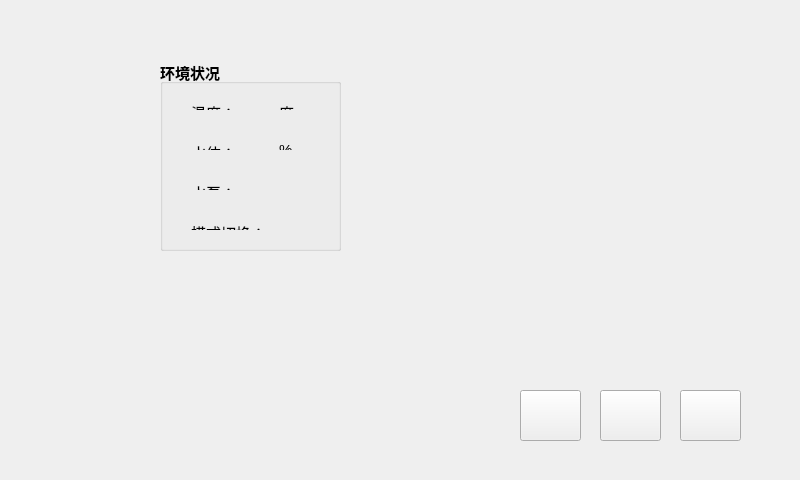
<?xml version="1.0" encoding="UTF-8"?>
<ui version="4.0">
 <class>Widget</class>
 <widget class="QWidget" name="Widget">
  <property name="geometry">
   <rect>
    <x>0</x>
    <y>0</y>
    <width>800</width>
    <height>480</height>
   </rect>
  </property>
  <property name="maximumSize">
   <size>
    <width>800</width>
    <height>480</height>
   </size>
  </property>
  <property name="windowTitle">
   <string>Widget</string>
  </property>
  <widget class="QGroupBox" name="groupBox">
   <property name="geometry">
    <rect>
     <x>160</x>
     <y>60</y>
     <width>181</width>
     <height>191</height>
    </rect>
   </property>
   <property name="font">
    <font>
     <pointsize>11</pointsize>
     <weight>75</weight>
     <bold>true</bold>
    </font>
   </property>
   <property name="title">
    <string>环境状况</string>
   </property>
   <widget class="QWidget" name="layoutWidget">
    <property name="geometry">
     <rect>
      <x>20</x>
      <y>30</y>
      <width>141</width>
      <height>31</height>
     </rect>
    </property>
    <layout class="QHBoxLayout" name="horizontalLayout">
     <item>
      <widget class="QLabel" name="label">
       <property name="text">
        <string>&lt;!DOCTYPE HTML PUBLIC &quot;-//W3C//DTD HTML 4.0//EN&quot; &quot;http://www.w3.org/TR/REC-html40/strict.dtd&quot;&gt;
&lt;html&gt;&lt;head&gt;&lt;meta name=&quot;qrichtext&quot; content=&quot;1&quot; /&gt;&lt;style type=&quot;text/css&quot;&gt;
p, li { white-space: pre-wrap; }
&lt;/style&gt;&lt;/head&gt;&lt;body style=&quot; font-family:'SimSun'; font-size:11pt; font-weight:600; font-style:normal;&quot;&gt;
&lt;p style=&quot; margin-top:0px; margin-bottom:0px; margin-left:0px; margin-right:0px; -qt-block-indent:0; text-indent:0px;&quot;&gt;&lt;span style=&quot; font-family:'宋体'; font-weight:400; color:#000000;&quot;&gt;温度：&lt;/span&gt;&lt;/p&gt;&lt;/body&gt;&lt;/html&gt;</string>
       </property>
      </widget>
     </item>
     <item>
      <widget class="QLabel" name="tempLabel">
       <property name="text">
        <string>&lt;!DOCTYPE HTML PUBLIC &quot;-//W3C//DTD HTML 4.0//EN&quot; &quot;http://www.w3.org/TR/REC-html40/strict.dtd&quot;&gt;
&lt;html&gt;&lt;head&gt;&lt;meta name=&quot;qrichtext&quot; content=&quot;1&quot; /&gt;&lt;style type=&quot;text/css&quot;&gt;
p, li { white-space: pre-wrap; }
&lt;/style&gt;&lt;/head&gt;&lt;body style=&quot; font-family:'SimSun'; font-size:9pt; font-weight:400; font-style:normal;&quot;&gt;
&lt;p style=&quot;-qt-paragraph-type:empty; margin-top:0px; margin-bottom:0px; margin-left:0px; margin-right:0px; -qt-block-indent:0; text-indent:0px; font-family:'宋体';&quot;&gt;&lt;/p&gt;&lt;/body&gt;&lt;/html&gt;</string>
       </property>
      </widget>
     </item>
     <item>
      <widget class="QLabel" name="label_3">
       <property name="text">
        <string>&lt;!DOCTYPE HTML PUBLIC &quot;-//W3C//DTD HTML 4.0//EN&quot; &quot;http://www.w3.org/TR/REC-html40/strict.dtd&quot;&gt;
&lt;html&gt;&lt;head&gt;&lt;meta name=&quot;qrichtext&quot; content=&quot;1&quot; /&gt;&lt;style type=&quot;text/css&quot;&gt;
p, li { white-space: pre-wrap; }
&lt;/style&gt;&lt;/head&gt;&lt;body style=&quot; font-family:'SimSun'; font-size:11pt; font-weight:600; font-style:normal;&quot;&gt;
&lt;p style=&quot; margin-top:0px; margin-bottom:0px; margin-left:0px; margin-right:0px; -qt-block-indent:0; text-indent:0px;&quot;&gt;&lt;span style=&quot; font-family:'宋体'; font-weight:400;&quot;&gt;度&lt;/span&gt;&lt;/p&gt;&lt;/body&gt;&lt;/html&gt;</string>
       </property>
      </widget>
     </item>
    </layout>
   </widget>
   <widget class="QWidget" name="layoutWidget_2">
    <property name="geometry">
     <rect>
      <x>20</x>
      <y>110</y>
      <width>141</width>
      <height>31</height>
     </rect>
    </property>
    <layout class="QHBoxLayout" name="horizontalLayout_3">
     <item>
      <widget class="QLabel" name="label_6">
       <property name="text">
        <string>&lt;!DOCTYPE HTML PUBLIC &quot;-//W3C//DTD HTML 4.0//EN&quot; &quot;http://www.w3.org/TR/REC-html40/strict.dtd&quot;&gt;
&lt;html&gt;&lt;head&gt;&lt;meta name=&quot;qrichtext&quot; content=&quot;1&quot; /&gt;&lt;style type=&quot;text/css&quot;&gt;
p, li { white-space: pre-wrap; }
&lt;/style&gt;&lt;/head&gt;&lt;body style=&quot; font-family:'SimSun'; font-size:11pt; font-weight:600; font-style:normal;&quot;&gt;
&lt;p style=&quot; margin-top:0px; margin-bottom:0px; margin-left:0px; margin-right:0px; -qt-block-indent:0; text-indent:0px;&quot;&gt;&lt;span style=&quot; font-family:'宋体'; font-weight:400;&quot;&gt;水泵：&lt;/span&gt;&lt;/p&gt;&lt;/body&gt;&lt;/html&gt;</string>
       </property>
      </widget>
     </item>
     <item>
      <widget class="QLabel" name="manLabel">
       <property name="text">
        <string>&lt;!DOCTYPE HTML PUBLIC &quot;-//W3C//DTD HTML 4.0//EN&quot; &quot;http://www.w3.org/TR/REC-html40/strict.dtd&quot;&gt;
&lt;html&gt;&lt;head&gt;&lt;meta name=&quot;qrichtext&quot; content=&quot;1&quot; /&gt;&lt;style type=&quot;text/css&quot;&gt;
p, li { white-space: pre-wrap; }
&lt;/style&gt;&lt;/head&gt;&lt;body style=&quot; font-family:'SimSun'; font-size:9pt; font-weight:400; font-style:normal;&quot;&gt;
&lt;p style=&quot;-qt-paragraph-type:empty; margin-top:0px; margin-bottom:0px; margin-left:0px; margin-right:0px; -qt-block-indent:0; text-indent:0px; font-family:'宋体';&quot;&gt;&lt;/p&gt;&lt;/body&gt;&lt;/html&gt;</string>
       </property>
      </widget>
     </item>
    </layout>
   </widget>
   <widget class="QWidget" name="layoutWidget_3">
    <property name="geometry">
     <rect>
      <x>20</x>
      <y>150</y>
      <width>131</width>
      <height>31</height>
     </rect>
    </property>
    <layout class="QHBoxLayout" name="horizontalLayout_4">
     <item>
      <widget class="QLabel" name="label_8">
       <property name="text">
        <string>&lt;!DOCTYPE HTML PUBLIC &quot;-//W3C//DTD HTML 4.0//EN&quot; &quot;http://www.w3.org/TR/REC-html40/strict.dtd&quot;&gt;
&lt;html&gt;&lt;head&gt;&lt;meta name=&quot;qrichtext&quot; content=&quot;1&quot; /&gt;&lt;style type=&quot;text/css&quot;&gt;
p, li { white-space: pre-wrap; }
&lt;/style&gt;&lt;/head&gt;&lt;body style=&quot; font-family:'SimSun'; font-size:11pt; font-weight:600; font-style:normal;&quot;&gt;
&lt;p style=&quot; margin-top:0px; margin-bottom:0px; margin-left:0px; margin-right:0px; -qt-block-indent:0; text-indent:0px;&quot;&gt;&lt;span style=&quot; font-family:'宋体'; font-weight:400;&quot;&gt;模式切换：&lt;/span&gt;&lt;/p&gt;&lt;/body&gt;&lt;/html&gt;</string>
       </property>
      </widget>
     </item>
    </layout>
   </widget>
   <widget class="QWidget" name="layoutWidget_4">
    <property name="geometry">
     <rect>
      <x>20</x>
      <y>70</y>
      <width>141</width>
      <height>31</height>
     </rect>
    </property>
    <layout class="QHBoxLayout" name="horizontalLayout_2">
     <item>
      <widget class="QLabel" name="label_4">
       <property name="text">
        <string>&lt;!DOCTYPE HTML PUBLIC &quot;-//W3C//DTD HTML 4.0//EN&quot; &quot;http://www.w3.org/TR/REC-html40/strict.dtd&quot;&gt;
&lt;html&gt;&lt;head&gt;&lt;meta name=&quot;qrichtext&quot; content=&quot;1&quot; /&gt;&lt;style type=&quot;text/css&quot;&gt;
p, li { white-space: pre-wrap; }
&lt;/style&gt;&lt;/head&gt;&lt;body style=&quot; font-family:'SimSun'; font-size:11pt; font-weight:600; font-style:normal;&quot;&gt;
&lt;p style=&quot; margin-top:0px; margin-bottom:0px; margin-left:0px; margin-right:0px; -qt-block-indent:0; text-indent:0px;&quot;&gt;&lt;span style=&quot; font-family:'宋体'; font-weight:400;&quot;&gt;水位：&lt;/span&gt;&lt;/p&gt;&lt;/body&gt;&lt;/html&gt;</string>
       </property>
      </widget>
     </item>
     <item>
      <widget class="QLabel" name="humLabel">
       <property name="text">
        <string>&lt;!DOCTYPE HTML PUBLIC &quot;-//W3C//DTD HTML 4.0//EN&quot; &quot;http://www.w3.org/TR/REC-html40/strict.dtd&quot;&gt;
&lt;html&gt;&lt;head&gt;&lt;meta name=&quot;qrichtext&quot; content=&quot;1&quot; /&gt;&lt;style type=&quot;text/css&quot;&gt;
p, li { white-space: pre-wrap; }
&lt;/style&gt;&lt;/head&gt;&lt;body style=&quot; font-family:'SimSun'; font-size:9pt; font-weight:400; font-style:normal;&quot;&gt;
&lt;p style=&quot;-qt-paragraph-type:empty; margin-top:0px; margin-bottom:0px; margin-left:0px; margin-right:0px; -qt-block-indent:0; text-indent:0px; font-family:'宋体';&quot;&gt;&lt;/p&gt;&lt;/body&gt;&lt;/html&gt;</string>
       </property>
      </widget>
     </item>
     <item>
      <widget class="QLabel" name="label_2">
       <property name="text">
        <string>&lt;!DOCTYPE HTML PUBLIC &quot;-//W3C//DTD HTML 4.0//EN&quot; &quot;http://www.w3.org/TR/REC-html40/strict.dtd&quot;&gt;
&lt;html&gt;&lt;head&gt;&lt;meta name=&quot;qrichtext&quot; content=&quot;1&quot; /&gt;&lt;style type=&quot;text/css&quot;&gt;
p, li { white-space: pre-wrap; }
&lt;/style&gt;&lt;/head&gt;&lt;body style=&quot; font-family:'SimSun'; font-size:11pt; font-weight:600; font-style:normal;&quot;&gt;
&lt;p style=&quot; margin-top:0px; margin-bottom:0px; margin-left:0px; margin-right:0px; -qt-block-indent:0; text-indent:0px;&quot;&gt;&lt;span style=&quot; font-family:'宋体'; font-weight:400;&quot;&gt;%&lt;/span&gt;&lt;/p&gt;&lt;/body&gt;&lt;/html&gt;</string>
       </property>
      </widget>
     </item>
    </layout>
   </widget>
  </widget>
  <widget class="QPushButton" name="navButton">
   <property name="geometry">
    <rect>
     <x>600</x>
     <y>390</y>
     <width>61</width>
     <height>51</height>
    </rect>
   </property>
   <property name="text">
    <string/>
   </property>
  </widget>
  <widget class="QPushButton" name="startButton">
   <property name="geometry">
    <rect>
     <x>680</x>
     <y>390</y>
     <width>61</width>
     <height>51</height>
    </rect>
   </property>
   <property name="text">
    <string/>
   </property>
  </widget>
  <widget class="QPushButton" name="setButton">
   <property name="geometry">
    <rect>
     <x>520</x>
     <y>390</y>
     <width>61</width>
     <height>51</height>
    </rect>
   </property>
   <property name="text">
    <string/>
   </property>
  </widget>
 </widget>
 <layoutdefault spacing="6" margin="11"/>
 <resources/>
 <connections/>
</ui>
